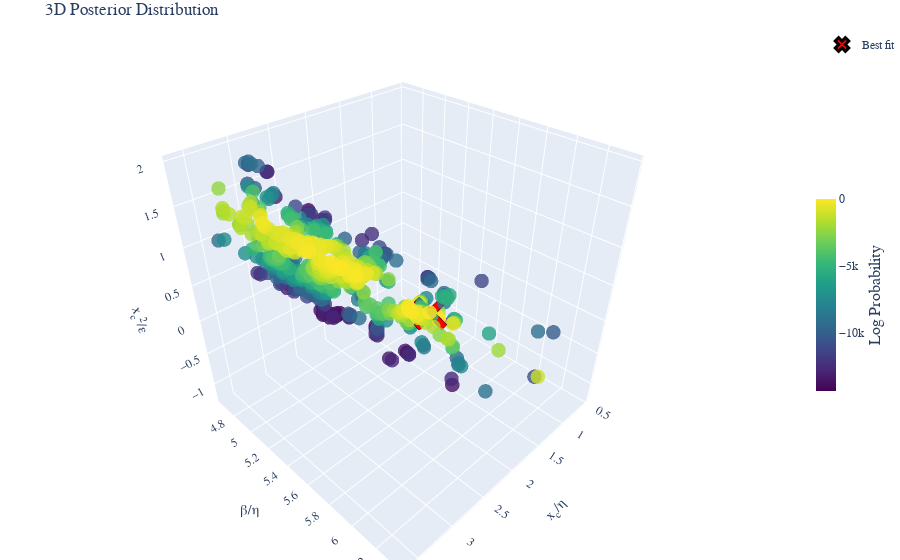

Notebook code cell kept with this figure:
### Code cell
fig =post.plot_posterior3D_interactive([0,1,2],labels=labels_trans, truths=np.log(truths_trans),truth_label="Best fit" )
# Save the figure using matplotlib's savefig instead of plotly's write_image
fig.show()
if SAVE_PRODUCTS:
    # Save the figure as HTML
    html_file_name = config_name+test_str+'_3D_plot'
    if subfolder is not None:
        html_file_name = os.path.join(subfolder, html_file_name)
    html_path = os.path.join(Products_folder, 'html_3d_plots', f'{html_file_name}.html')
    # Create directory if it doesn't exist
    os.makedirs(os.path.dirname(html_path), exist_ok=True)
    fig.write_html(html_path)

### Figure 1 — Plotly figure (JSON) as saved in the notebook; plotly's stock layout.template omitted (floating-point values rounded to 4 significant figures; data arrays with more than 128 entries replaced by an {"elided": "..."} marker saying what was removed)
{"data": [{"marker": {"color": {"elided": "574 float values"}, "colorbar": {"len": 0.4, "thickness": 20, "title": {"font": {"size": 16}, "side": "right", "text": "Log Probability"}, "x": 1.0, "y": 0.5}, "colorscale": [[0.0, "#440154"], [0.1111, "#482878"], [0.2222, "#3e4989"], [0.3333, "#31688e"], [0.4444, "#26828e"], [0.5556, "#1f9e89"], [0.6667, "#35b779"], [0.7778, "#6ece58"], [0.8889, "#b5de2b"], [1.0, "#fde725"]], "opacity": 0.8, "size": 5}, "mode": "markers", "name": "Posterior", "scene": "scene", "showlegend": false, "type": "scatter3d", "x": {"elided": "574 float values"}, "y": {"elided": "574 float values"}, "z": {"elided": "574 float values"}}, {"marker": {"color": "red", "line": {"color": "black", "width": 3}, "size": 12, "symbol": "x"}, "mode": "markers", "name": "Best fit", "scene": "scene", "showlegend": true, "type": "scatter3d", "x": [1.424], "y": [5.399], "z": [-0.3593]}], "layout": {"font": {"family": "Computer Modern"}, "margin": {"b": 0, "l": 0, "r": 0, "t": 30}, "scene": {"aspectmode": "cube", "xaxis": {"exponentformat": "e", "showexponent": "all", "title": {"font": {"size": 14}, "text": "x<sub>c</sub>/η"}}, "yaxis": {"exponentformat": "e", "showexponent": "all", "title": {"font": {"size": 14}, "text": "β/η"}}, "zaxis": {"exponentformat": "e", "showexponent": "all", "title": {"font": {"size": 14}, "text": "x<sub>c</sub><sup>2</sup>/ε"}}}, "title": {"text": "3D Posterior Distribution"}}}
